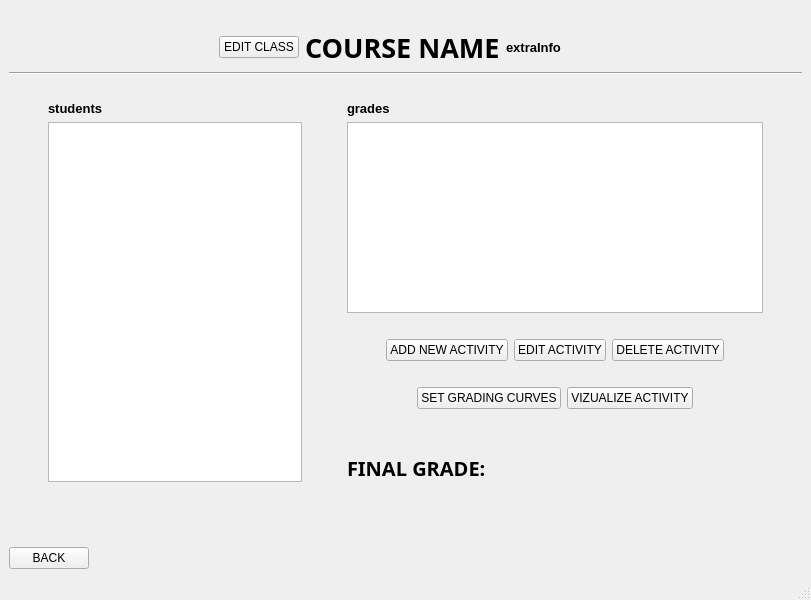
<?xml version="1.0" encoding="UTF-8"?>
<ui version="4.0">
 <class>GradeWindow</class>
 <widget class="QMainWindow" name="GradeWindow">
  <property name="geometry">
   <rect>
    <x>0</x>
    <y>0</y>
    <width>811</width>
    <height>600</height>
   </rect>
  </property>
  <property name="sizePolicy">
   <sizepolicy hsizetype="Preferred" vsizetype="Preferred">
    <horstretch>0</horstretch>
    <verstretch>0</verstretch>
   </sizepolicy>
  </property>
  <property name="windowTitle">
   <string>MainWindow</string>
  </property>
  <widget class="QWidget" name="centralwidget">
   <layout class="QVBoxLayout" name="verticalLayout_7">
    <item>
     <spacer name="horizontalSpacer_8">
      <property name="orientation">
       <enum>Qt::Horizontal</enum>
      </property>
      <property name="sizeHint" stdset="0">
       <size>
        <width>40</width>
        <height>20</height>
       </size>
      </property>
     </spacer>
    </item>
    <item>
     <layout class="QHBoxLayout" name="horizontalLayout_4">
      <item>
       <spacer name="horizontalSpacer_3">
        <property name="orientation">
         <enum>Qt::Horizontal</enum>
        </property>
        <property name="sizeHint" stdset="0">
         <size>
          <width>318</width>
          <height>20</height>
         </size>
        </property>
       </spacer>
      </item>
      <item>
       <widget class="QPushButton" name="editCourseButton">
        <property name="text">
         <string>EDIT CLASS</string>
        </property>
       </widget>
      </item>
      <item>
       <widget class="QLabel" name="classLabel">
        <property name="font">
         <font>
          <family>Microsoft New Tai Lue</family>
          <pointsize>20</pointsize>
          <weight>75</weight>
          <bold>true</bold>
         </font>
        </property>
        <property name="text">
         <string>COURSE NAME</string>
        </property>
       </widget>
      </item>
      <item>
       <widget class="QLabel" name="extraInfoLabel">
        <property name="font">
         <font>
          <family>Helvetica</family>
          <pointsize>10</pointsize>
          <weight>75</weight>
          <bold>true</bold>
         </font>
        </property>
        <property name="text">
         <string>extraInfo</string>
        </property>
       </widget>
      </item>
      <item>
       <spacer name="horizontalSpacer_4">
        <property name="orientation">
         <enum>Qt::Horizontal</enum>
        </property>
        <property name="sizeHint" stdset="0">
         <size>
          <width>348</width>
          <height>20</height>
         </size>
        </property>
       </spacer>
      </item>
     </layout>
    </item>
    <item>
     <widget class="Line" name="line">
      <property name="orientation">
       <enum>Qt::Horizontal</enum>
      </property>
     </widget>
    </item>
    <item>
     <spacer name="horizontalSpacer_7">
      <property name="orientation">
       <enum>Qt::Horizontal</enum>
      </property>
      <property name="sizeHint" stdset="0">
       <size>
        <width>40</width>
        <height>20</height>
       </size>
      </property>
     </spacer>
    </item>
    <item>
     <layout class="QHBoxLayout" name="horizontalLayout_3">
      <item>
       <spacer name="horizontalSpacer_5">
        <property name="orientation">
         <enum>Qt::Horizontal</enum>
        </property>
        <property name="sizeHint" stdset="0">
         <size>
          <width>40</width>
          <height>20</height>
         </size>
        </property>
       </spacer>
      </item>
      <item>
       <layout class="QVBoxLayout" name="verticalLayout_6">
        <item>
         <layout class="QVBoxLayout" name="verticalLayout"/>
        </item>
        <item>
         <layout class="QVBoxLayout" name="verticalLayout_2">
          <item>
           <widget class="QLabel" name="studentsLabel">
            <property name="font">
             <font>
              <family>Helvetica</family>
              <pointsize>10</pointsize>
              <weight>75</weight>
              <bold>true</bold>
             </font>
            </property>
            <property name="text">
             <string>students</string>
            </property>
           </widget>
          </item>
          <item>
           <widget class="QListWidget" name="studentListWidget"/>
          </item>
         </layout>
        </item>
       </layout>
      </item>
      <item>
       <spacer name="horizontalSpacer_2">
        <property name="orientation">
         <enum>Qt::Horizontal</enum>
        </property>
        <property name="sizeHint" stdset="0">
         <size>
          <width>40</width>
          <height>20</height>
         </size>
        </property>
       </spacer>
      </item>
      <item>
       <layout class="QVBoxLayout" name="verticalLayout_5">
        <item>
         <layout class="QVBoxLayout" name="verticalLayout_3">
          <item>
           <widget class="QLabel" name="gradesLabel">
            <property name="font">
             <font>
              <family>Helvetica</family>
              <pointsize>10</pointsize>
              <weight>75</weight>
              <bold>true</bold>
             </font>
            </property>
            <property name="text">
             <string>grades</string>
            </property>
           </widget>
          </item>
         </layout>
        </item>
        <item>
         <widget class="QTableView" name="activityTableView">
          <property name="sortingEnabled">
           <bool>true</bool>
          </property>
         </widget>
        </item>
        <item>
         <widget class="QLabel" name="errorLabel">
          <property name="font">
           <font>
            <weight>75</weight>
            <bold>true</bold>
           </font>
          </property>
          <property name="text">
           <string/>
          </property>
         </widget>
        </item>
        <item>
         <layout class="QHBoxLayout" name="horizontalLayout">
          <item>
           <spacer name="horizontalSpacer_12">
            <property name="orientation">
             <enum>Qt::Horizontal</enum>
            </property>
            <property name="sizeHint" stdset="0">
             <size>
              <width>40</width>
              <height>20</height>
             </size>
            </property>
           </spacer>
          </item>
          <item>
           <widget class="QPushButton" name="newCriteriaButton">
            <property name="text">
             <string>ADD NEW ACTIVITY</string>
            </property>
           </widget>
          </item>
          <item>
           <widget class="QPushButton" name="editActivityButton">
            <property name="text">
             <string>EDIT ACTIVITY</string>
            </property>
           </widget>
          </item>
          <item>
           <widget class="QPushButton" name="deleteActivityButton">
            <property name="text">
             <string>DELETE ACTIVITY</string>
            </property>
           </widget>
          </item>
          <item>
           <spacer name="horizontalSpacer_11">
            <property name="orientation">
             <enum>Qt::Horizontal</enum>
            </property>
            <property name="sizeHint" stdset="0">
             <size>
              <width>40</width>
              <height>20</height>
             </size>
            </property>
           </spacer>
          </item>
         </layout>
        </item>
        <item>
         <spacer name="horizontalSpacer_10">
          <property name="orientation">
           <enum>Qt::Horizontal</enum>
          </property>
          <property name="sizeHint" stdset="0">
           <size>
            <width>40</width>
            <height>20</height>
           </size>
          </property>
         </spacer>
        </item>
        <item>
         <layout class="QHBoxLayout" name="horizontalLayout_5">
          <item>
           <spacer name="horizontalSpacer_15">
            <property name="orientation">
             <enum>Qt::Horizontal</enum>
            </property>
            <property name="sizeHint" stdset="0">
             <size>
              <width>40</width>
              <height>20</height>
             </size>
            </property>
           </spacer>
          </item>
          <item>
           <widget class="QPushButton" name="curveButton">
            <property name="text">
             <string>SET GRADING CURVES</string>
            </property>
           </widget>
          </item>
          <item>
           <widget class="QPushButton" name="visualizeButton">
            <property name="text">
             <string>VIZUALIZE ACTIVITY</string>
            </property>
           </widget>
          </item>
          <item>
           <spacer name="horizontalSpacer_16">
            <property name="orientation">
             <enum>Qt::Horizontal</enum>
            </property>
            <property name="sizeHint" stdset="0">
             <size>
              <width>40</width>
              <height>20</height>
             </size>
            </property>
           </spacer>
          </item>
         </layout>
        </item>
        <item>
         <spacer name="verticalSpacer">
          <property name="orientation">
           <enum>Qt::Vertical</enum>
          </property>
          <property name="sizeHint" stdset="0">
           <size>
            <width>20</width>
            <height>40</height>
           </size>
          </property>
         </spacer>
        </item>
        <item>
         <widget class="QLabel" name="finalGradeLabel">
          <property name="font">
           <font>
            <family>Microsoft Tai Le</family>
            <pointsize>15</pointsize>
            <weight>75</weight>
            <bold>true</bold>
           </font>
          </property>
          <property name="text">
           <string>FINAL GRADE:</string>
          </property>
         </widget>
        </item>
        <item>
         <layout class="QVBoxLayout" name="verticalLayout_4"/>
        </item>
       </layout>
      </item>
      <item>
       <spacer name="horizontalSpacer_6">
        <property name="orientation">
         <enum>Qt::Horizontal</enum>
        </property>
        <property name="sizeHint" stdset="0">
         <size>
          <width>40</width>
          <height>20</height>
         </size>
        </property>
       </spacer>
      </item>
     </layout>
    </item>
    <item>
     <spacer name="verticalSpacer_2">
      <property name="orientation">
       <enum>Qt::Vertical</enum>
      </property>
      <property name="sizeHint" stdset="0">
       <size>
        <width>20</width>
        <height>40</height>
       </size>
      </property>
     </spacer>
    </item>
    <item>
     <spacer name="horizontalSpacer_9">
      <property name="orientation">
       <enum>Qt::Horizontal</enum>
      </property>
      <property name="sizeHint" stdset="0">
       <size>
        <width>40</width>
        <height>20</height>
       </size>
      </property>
     </spacer>
    </item>
    <item>
     <layout class="QHBoxLayout" name="horizontalLayout_2">
      <item>
       <widget class="QPushButton" name="backButton">
        <property name="text">
         <string>BACK</string>
        </property>
       </widget>
      </item>
      <item>
       <spacer name="horizontalSpacer">
        <property name="orientation">
         <enum>Qt::Horizontal</enum>
        </property>
        <property name="sizeHint" stdset="0">
         <size>
          <width>40</width>
          <height>20</height>
         </size>
        </property>
       </spacer>
      </item>
     </layout>
    </item>
   </layout>
  </widget>
  <widget class="QMenuBar" name="menubar">
   <property name="geometry">
    <rect>
     <x>0</x>
     <y>0</y>
     <width>811</width>
     <height>21</height>
    </rect>
   </property>
  </widget>
  <widget class="QStatusBar" name="statusbar"/>
 </widget>
 <resources/>
 <connections/>
</ui>
